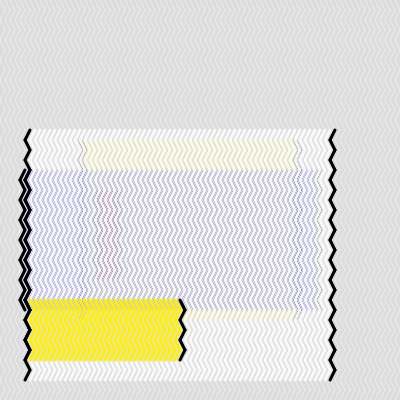
Frame 1 (no input)
Frame 60 (no input): identical to frame 1, image omitted
Frame 120 (the mouse pressed at the canvas centre since frame 60): identical to frame 1, image omitted

The p5.js sketch that drew this single still picture (run headless with seeded random() and noise() and a simulated clock; from frame 60 on, the mouse is pressed at the canvas centre):

// p5.js sketch
// ── sketch.js
let rectWidth = 5;
let rectHeight = rectWidth * 2;

let cols;
let rows;

let blocks = [];
let num; // Number of blocks

let colors;

let grid = [];

function setup() {
  createCanvas(400, 400);

  cols = width / rectWidth;
  rows = height / rectHeight;

  num = floor(random(3, 6)); // 3, 4, or 5

  colors = [color(255, 240, 1), color(255, 1, 1), color(1, 1, 253), color(249)];

  for (let i = 0; i < num; i++) {
    blocks[i] = new Block(colors[i % colors.length]);
  }

  for (let i = 0; i < cols; i++) {
    grid[i] = [];
    for (let j = 0; j < rows; j++) {
      grid[i][j] = new Cell(i * rectWidth, j * rectHeight, rectWidth, rectHeight, j);
    }
  }
}

function draw() {
  background(220);

  for (let i = 0; i < cols; i++) {
    for (let j = 0; j < rows; j++) {
      stroke(255);
      strokeWeight(0.5);
      grid[i][j].displayCell();
    }
  }

  for (let i = 0; i < num; i++) {
    blocks[i].display();
  }
}


// ── block.js
class Block {
  constructor(colorVal) {
    this.colorVal = colorVal;
    this.colRange = this.randomLengthGen(cols + 1);
    this.rowRange = this.randomLengthGen(rows + 1);

    this.block = [];
    for (let i = this.colRange.x; i < this.colRange.y; i++) {
      this.block[i] = [];
      for (let j = this.rowRange.x; j < this.rowRange.y; j++) {
        this.block[i][j] = new Cell(i * rectWidth, j * rectHeight, rectWidth, rectHeight, j);
      }
    }
  }

  display() {
    // Set color
    stroke(this.colorVal);
    strokeWeight(3);


    for (let i = this.colRange.x; i < this.colRange.y; i++) {
      for (let j = this.rowRange.x; j < this.rowRange.y; j++) {
        if (i == this.colRange.x || i == this.colRange.y - 1) {
          stroke(0);
        } else {
          stroke(this.colorVal)
        }

        this.block[i][j].displayCell();
      }
    }
  }

  randomLengthGen(length) {
    let a;
    let b;
  
    do {
      a = floor(random(0, length));
      b = floor(random(0, length));
    } while (abs(a - b) < 4);
  
    let range = createVector(min(a, b), max(a, b));
  
    return range;
  }
  
}
// ── cell.js
class Cell {
  constructor(x, y, w, h, row) {
    this.x = x;
    this.y = y;
    this.w = w;
    this.h = h;

    this.row = row;
  }

  displayCell() {
    if (this.row % 2 == 0) {
      line(this.x, this.y, this.x + this.w, this.y + this.h);
    } else {
      line(this.x + this.w, this.y, this.x, this.y + this.h);
    }
  }
}
